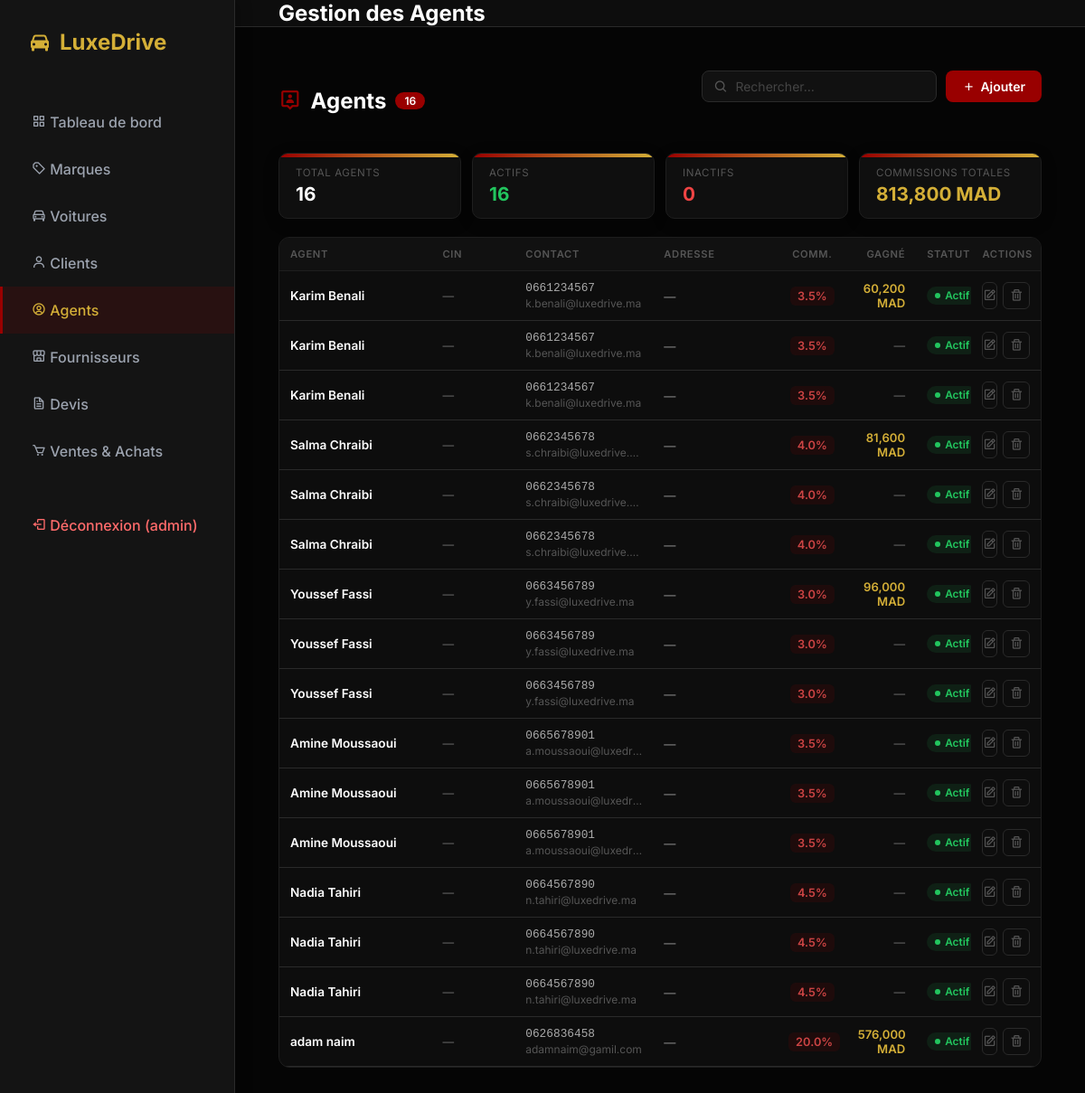
Page /agents (signed in) on the committed database.
### tables this page shows
CREATE TABLE user (
    id_user INTEGER PRIMARY KEY AUTOINCREMENT,
    username TEXT UNIQUE NOT NULL,
    password TEXT NOT NULL,
    role TEXT CHECK( role IN ('admin', 'user') ) NOT NULL,
    id_client INTEGER,
    FOREIGN KEY (id_client) REFERENCES client(id_client)
);

CREATE TABLE agent (id_agent INTEGER PRIMARY KEY AUTOINCREMENT, nom TEXT, prenom TEXT, telephone TEXT, email TEXT, taux_commission REAL, cin     TEXT, adresse TEXT, statut  TEXT DEFAULT 'Actif');

### app.py (the view, shortened to what this page needs)
@app.route('/agents', methods=('GET', 'POST'))
@admin_required
def agents():
    db = get_db()
    cur = db.cursor()
    cur.execute('''
        SELECT a.*, SUM(v.montant_commission) as total_gagne
        FROM agent a
        LEFT JOIN vente v ON a.id_agent = v.id_agent
        GROUP BY a.id_agent
        ORDER BY a.nom, a.prenom
    ''')
    agents_list = cur.fetchall()
    return render_template('agents.html', agents=agents_list)

### app.py (called while the page is built)
def get_db():
    db = getattr(g, '_database', None)
    if db is None:
        db = g._database = sqlite3.connect(DATABASE)
        db.row_factory = sqlite3.Row
    return db

@app.teardown_appcontext
def close_connection(exception):
    db = getattr(g, '_database', None)
    if db is not None:
        db.close()

@app.before_request
def load_logged_in_user():
    user_id = session.get('user_id')
    if user_id is None:
        g.user = None
    else:
        db = get_db()
        cur = db.cursor()
        cur.execute('SELECT * FROM user WHERE id_user = ?', (user_id,))
        g.user = cur.fetchone()

def admin_required(f):
    @wraps(f)
    def decorated_function(*args, **kwargs):
        if 'user_id' not in session or session.get('role') != 'admin':
            return redirect(url_for('voitures'))
        return f(*args, **kwargs)
    return decorated_function

### templates/agents.html (shortened to what this page needs)
{% extends 'base.html' %}
{% block page_title %}Gestion des Agents{% endblock %}
{% block content %}
<div class="page-header">
  <div class="page-title">
    <i class='bx bx-user-pin'></i>
    Agents
    <span class="badge-count">{{ agents|length }}</span>
  </div>
  <div class="header-actions">
    <div class="search-bar">
      <i class='bx bx-search'></i>
      <input type="text" id="searchInput" placeholder="Rechercher…" oninput="filterTable()">
    </div>
    <button class="btn-add" onclick="toggleForm()">
      <i class='bx bx-plus'></i> Ajouter
    </button>
  </div>
</div>
<div class="stats-row">
  <div class="stat-card">
    <div class="label">Total agents</div>
    <div class="value">{{ agents|length }}</div>
  </div>
  <div class="stat-card">
    <div class="label">Actifs</div>
    <div class="value" style="color:#22c55e;">{{ agents|selectattr('statut','equalto','Actif')|list|length }}</div>
  </div>
  <div class="stat-card">
    <div class="label">Inactifs</div>
    <div class="value" style="color:#ef4444;">{{ agents|selectattr('statut','equalto','Inactif')|list|length }}</div>
  </div>
  <div class="stat-card">
    <div class="label">Commissions totales</div>
    <div class="value" style="color:#D4AF37;">
      {% set total = namespace(v=0) %}
      {% for a in agents %}{% if a.total_gagne %}{% set total.v = total.v + a.total_gagne %}{% endif %}{% endfor %}
      {{ "{:,.0f}".format(total.v) }} MAD
    </div>
  </div>
</div>
<div class="table-wrapper">
  <table>
    <colgroup>
      <col class="c-agent">
      <col class="c-cin">
      <col class="c-contact">
      <col class="c-addr">
      <col class="c-comm">
      <col class="c-earned">
      <col class="c-statut">
      <col class="c-actions">
    </colgroup>
    <thead>
      <tr>
        <th>Agent</th>
        <th>CIN</th>
        <th>Contact</th>
        <th>Adresse</th>
        <th style="text-align:center;">Comm.</th>
        <th style="text-align:right;">Gagné</th>
        <th style="text-align:center;">Statut</th>
        <th style="text-align:center;">Actions</th>
      </tr>
    </thead>
    <tbody>
      {% for agent in agents %}
      <tr class="agent-row">
        <td>
          <div class="td-name">{{ agent.prenom }} {{ agent.nom }}</div>
        </td>
        <td>
          {% if agent.cin %}
            <span class="cin-chip">{{ agent.cin }}</span>
          {% else %}
            <span class="td-dim">—</span>
          {% endif %}
        </td>
        <td>
          {% if agent.telephone %}<div class="td-mono">{{ agent.telephone }}</div>{% endif %}
          {% if agent.email %}<div class="td-sub" style="margin-top:2px;">{{ agent.email }}</div>{% endif %}
        </td>
        <td>
          <div class="td-sub" style="font-size:0.82rem; color:#888;">{{ agent.adresse or '—' }}</div>
        </td>
        <td style="text-align:center;">
          <span class="comm-badge">{{ agent.taux_commission }}%</span>
        </td>
        <td style="text-align:right;">
          {% if agent.total_gagne and agent.total_gagne > 0 %}
            <span class="earned-val">{{ "{:,.0f}".format(agent.total_gagne) }} MAD</span>
          {% else %}
            <span class="td-dim">—</span>
          {% endif %}
        </td>
        <td style="text-align:center;">
          {% set s = agent.statut or 'Actif' %}
          <span class="status-badge {% if s == 'Actif' %}status-actif{% else %}status-inactif{% endif %}">
            <span class="status-dot"></span>{{ s }}
          </span>
        </td>
        <td>
          <div class="actions" style="justify-content:center;">
            <a href="{{ url_for('agent_edit', id_agent=agent.id_agent) }}" class="btn-icon edit" title="Modifier">
              <i class='bx bx-edit'></i>
            </a>
            <form action="{{ url_for('agent_delete', id_agent=agent.id_agent) }}" method="POST" style="margin:0;"
                  onsubmit="return confirm('Supprimer cet agent ?');">
              <button type="submit" class="btn-icon del" title="Supprimer"><i class='bx bx-trash'></i></button>
            </form>
          </div>
        </td>
      </tr>
      {% endfor %}
    </tbody>
  </table>
</div>
{% endblock %}

### templates/base.html (shortened to what this page needs)
<!DOCTYPE html>
<html lang="fr">
<head>
    <link rel="stylesheet" href="{{ url_for('static', filename='style.css') }}">
    <link href="https://unpkg.com/boxicons@2.1.4/css/boxicons.min.css" rel="stylesheet">
</head>
<body>
    <aside class="sidebar">
        <div class="brand">
            <i class='bx bxs-car'></i>
            <span>LuxeDrive</span>
        </div>
        <ul class="nav-links">
            {% if g.user and g.user.role == 'admin' %}
            <li><a href="{{ url_for('dashboard') }}" class="{% if request.endpoint == 'dashboard' %}active{% endif %}"><i class='bx bx-grid-alt'></i> Tableau de bord</a></li>
            {% endif %}
            <li><a href="{{ url_for('marques') }}" class="{% if request.endpoint in ['marques','marque_detail'] %}active{% endif %}"><i class='bx bx-purchase-tag-alt'></i> Marques</a></li>
            {% if g.user and g.user.role == 'admin' %}
            <li><a href="{{ url_for('voitures') }}" class="{% if request.endpoint in ['voitures','voitures_add','voiture_detail','voiture_edit'] %}active{% endif %}"><i class='bx bx-car'></i> Voitures</a></li>
            {% endif %}
            {% if g.user and g.user.role == 'admin' %}
            <li><a href="{{ url_for('clients') }}" class="{% if request.endpoint in ['clients','client_edit'] %}active{% endif %}"><i class='bx bx-user'></i> Clients</a></li>
            <li><a href="{{ url_for('agents') }}" class="{% if request.endpoint in ['agents','agent_edit'] %}active{% endif %}"><i class='bx bx-user-circle'></i> Agents</a></li>
            <li><a href="{{ url_for('fournisseurs') }}" class="{% if request.endpoint in ['fournisseurs','fournisseur_edit'] %}active{% endif %}"><i class='bx bx-store-alt'></i> Fournisseurs</a></li>
            <li><a href="{{ url_for('devis_select') }}" class="{% if request.endpoint in ['devis_select','devis'] %}active{% endif %}"><i class='bx bx-file'></i> Devis</a></li>
            <li><a href="{{ url_for('transactions') }}" class="{% if request.endpoint == 'transactions' %}active{% endif %}"><i class='bx bx-cart'></i> Ventes & Achats</a></li>
            {% endif %}
            <li style="margin-top:30px;">
                <a href="{{ url_for('logout') }}" style="color:#ff6b6b;">
                    <i class='bx bx-log-out'></i> Déconnexion ({{ g.user.username if g.user else '' }})
                </a>
            </li>
        </ul>
    </aside>
    <div class="main-content">
        <header>
            <h1 class="page-title">{% block page_title %}Dashboard{% endblock %}</h1>
        </header>
        <main>
            {% block content %}{% endblock %}
        </main>
    </div>
</body>
</html>

### static/style.css (style rules this page uses)
:root { --primary-color: #990000; --primary-hover: #7a0000; --accent-gold: #D4AF37; --bg-color: #050505; --sidebar-bg: #141414; --card-bg: #141414; --text-main: #f8fafc; --text-muted: #9ca3af; --border-color: #2a2a2a; --success: #10b981; --warning: #f59e0b; --danger: #ef4444; }
* { box-sizing: border-box; margin: 0; padding: 0; font-family: 'Inter', sans-serif; }
body { background-color: var(--bg-color); color: var(--text-main); display: flex; height: 100vh; overflow: hidden; }
.sidebar { width: 260px; background-color: var(--sidebar-bg); border-right: 1px solid var(--border-color); display: flex; flex-direction: column; padding: 2rem 0; box-shadow: 4px 0 15px rgba(0,0,0,0.2); z-index: 10; }
.brand { padding: 0 2rem; font-size: 1.5rem; font-weight: 700; color: var(--accent-gold); margin-bottom: 3rem; display: flex; align-items: center; gap: 10px; }
.nav-links { list-style: none; display: flex; flex-direction: column; }
.nav-links li { width: 100%; }
.nav-links a { display: block; padding: 1rem 2rem; color: var(--text-muted); text-decoration: none; font-weight: 500; transition: all 0.3s ease; border-left: 3px solid transparent; }
.nav-links a:hover, .nav-links a.active { background-color: rgba(153, 0, 0, 0.15); color: var(--accent-gold); border-left: 3px solid var(--primary-color); }
.main-content { flex: 1; display: flex; flex-direction: column; overflow-y: auto; }
header { height: 80px; display: flex; align-items: center; padding: 0 3rem; background: rgba(18, 18, 18, 0.7); backdrop-filter: blur(10px); border-bottom: 1px solid var(--border-color); position: sticky; top: 0; z-index: 5; }
.page-title { font-size: 1.25rem; font-weight: 600; }
main { padding: 3rem; flex: 1; }
.stat-card { background-color: var(--card-bg); border-radius: 16px; padding: 2rem; border: 1px solid var(--border-color); box-shadow: 0 4px 20px rgba(0,0,0,0.1); transition: transform 0.3s ease, box-shadow 0.3s ease; position: relative; overflow: hidden; }
.stat-card::before { content: ''; position: absolute; top: 0; left: 0; width: 100%; height: 4px; background: linear-gradient(90deg, var(--primary-color), var(--accent-gold)); }
table { width: 100%; border-collapse: collapse; }
th, td { padding: 1.25rem; text-align: left; border-bottom: 1px solid var(--border-color); }
th { background-color: rgba(0,0,0,0.2); color: var(--text-muted); font-weight: 600; font-size: 0.85rem; text-transform: uppercase; letter-spacing: 0.5px; }
.header-actions { display: flex; justify-content: space-between; align-items: center; margin-bottom: 2rem; }

### rows in the picture
user: user "admin"
agent: prenom "Karim", nom "Benali", telephone "0661234567", email "k.benali@luxedrive.ma", adresse "—", taux_commission "3.5", total_gagne "60,200", statut "Actif"
agent: prenom "Karim", nom "Benali", telephone "0661234567", email "k.benali@luxedrive.ma", adresse "—", taux_commission "3.5", statut "Actif"
agent: prenom "Karim", nom "Benali", telephone "0661234567", email "k.benali@luxedrive.ma", adresse "—", taux_commission "3.5", statut "Actif"
agent: prenom "Salma", nom "Chraibi", telephone "0662345678", email "s.chraibi@luxedrive.…", adresse "—", taux_commission "4.0", total_gagne "81,600", statut "Actif"
agent: prenom "Salma", nom "Chraibi", telephone "0662345678", email "s.chraibi@luxedrive.…", adresse "—", taux_commission "4.0", statut "Actif"
agent: prenom "Salma", nom "Chraibi", telephone "0662345678", email "s.chraibi@luxedrive.…", adresse "—", taux_commission "4.0", statut "Actif"
agent: prenom "Youssef", nom "Fassi", telephone "0663456789", email "y.fassi@luxedrive.ma", adresse "—", taux_commission "3.0", total_gagne "96,000", statut "Actif"
agent: prenom "Youssef", nom "Fassi", telephone "0663456789", email "y.fassi@luxedrive.ma", adresse "—", taux_commission "3.0", statut "Actif"
agent: prenom "Youssef", nom "Fassi", telephone "0663456789", email "y.fassi@luxedrive.ma", adresse "—", taux_commission "3.0", statut "Actif"
agent: prenom "Amine", nom "Moussaoui", telephone "0665678901", email "a.moussaoui@luxedr…", adresse "—", taux_commission "3.5", statut "Actif"
agent: prenom "Amine", nom "Moussaoui", telephone "0665678901", email "a.moussaoui@luxedr…", adresse "—", taux_commission "3.5", statut "Actif"
agent: prenom "Amine", nom "Moussaoui", telephone "0665678901", email "a.moussaoui@luxedr…", adresse "—", taux_commission "3.5", statut "Actif"
agent: prenom "Nadia", nom "Tahiri", telephone "0664567890", email "n.tahiri@luxedrive.ma", adresse "—", taux_commission "4.5", statut "Actif"
agent: prenom "Nadia", nom "Tahiri", telephone "0664567890", email "n.tahiri@luxedrive.ma", adresse "—", taux_commission "4.5", statut "Actif"
agent: prenom "Nadia", nom "Tahiri", telephone "0664567890", email "n.tahiri@luxedrive.ma", adresse "—", taux_commission "4.5", statut "Actif"
agent: prenom "adam", nom "naim", telephone "0626836458", email "adamnaim@gamil.com", adresse "—", taux_commission "20.0", total_gagne "576,000", statut "Actif"

### other values in the picture
{{ agents|length }} "16"
{{ agents|selectattr('statut','equalto','Actif')|list|length }} "16"
{{ agents|selectattr('statut','equalto','Inactif')|list|length }} "0"
{{ "{:,.0f}".format(total.v) }} "813,800"
